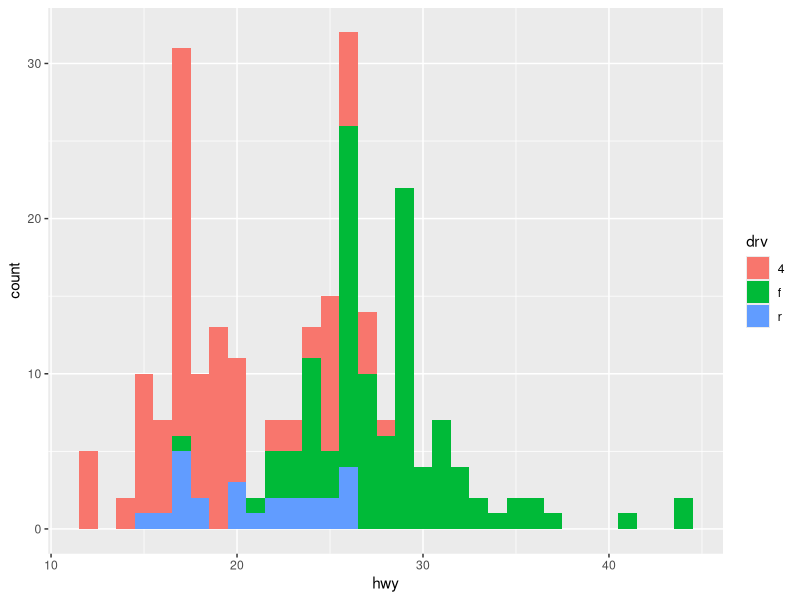

This chart was generated by the following R code:
library(tidyverse)

ggplot(data = mpg) +
  geom_histogram(
    mapping = aes(x = hwy, fill = drv),
    binwidth = 1
  )
